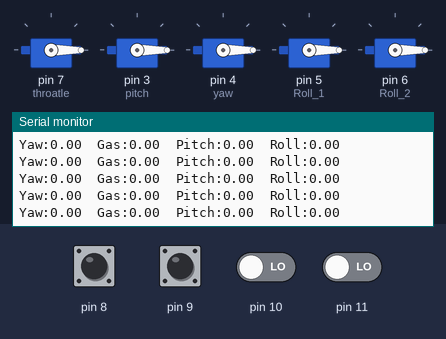
The sketch below on a simulated Arduino Uno, built with avr-gcc and run on an emulated ATmega328P. Parts: 5 × servo, the last lines printed to the serial monitor. Inputs (shaded band) come from the test bench; at power-on: pin 8–11 LOW.

Above: at 1.2 s.
1.3 s: pin 8 pulsed HIGH 2 times (0.12 s each, 0.3 s apart)
At 1.59 s:
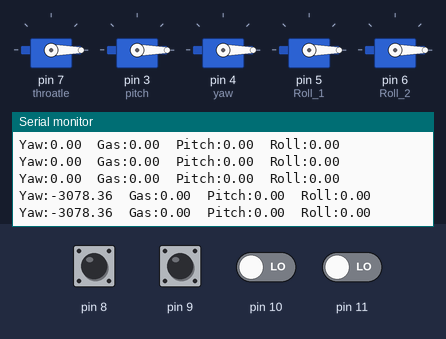
4.9 s: pin 9 pulsed HIGH 2 times (0.12 s each, 0.3 s apart)
At 5.15 s:
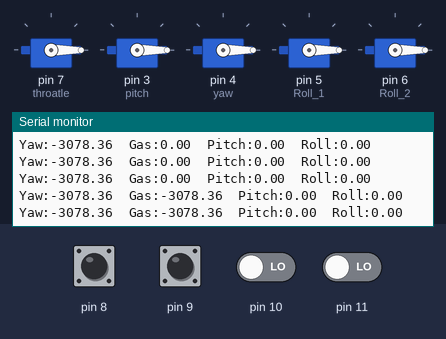

Measured:
- after the input at 1.3 s, the serial monitor: prints a new line after 0.22 s (image 1)
- after the input at 4.9 s, the serial monitor: prints a new line after 0.19 s (image 2)

The sketch:

Intial_testcode.ino
```cpp
#include <Servo.h>
//Declaring Variables
byte last_channel_1, last_channel_2, last_channel_3, last_channel_4;
int receiver_input_channel_1, receiver_input_channel_2, receiver_input_channel_3, receiver_input_channel_4;
unsigned long timer_1, timer_2, timer_3, timer_4;
int throatle = 7;
int pitch = 3;
int yaw = 4;
int Roll_1 = 5;
int Roll_2 = 6;

double throatle_value = 0;
double Roll_1_value = 0;
double Roll_2_value = 0;
double pitch_value = 0;
double yaw_value = 0;

Servo throatle_servo;
Servo pitch_servo;
Servo yaw_servo;
Servo Roll_1_servo;
Servo Roll_2_servo;

//Setup routine
void setup(){
  //Arduino (Atmega) pins default to inputs, so they don't need to be explicitly declared as inputs
  PCICR |= (1 << PCIE0);    // set PCIE0 to enable PCMSK0 scan
  PCMSK0 |= (1 << PCINT0);  // set PCINT0 (digital input 8) to trigger an interrupt on state change
  PCMSK0 |= (1 << PCINT1);  // set PCINT1 (digital input 9)to trigger an interrupt on state change
  PCMSK0 |= (1 << PCINT2);  // set PCINT2 (digital input 10)to trigger an interrupt on state change
  PCMSK0 |= (1 << PCINT3);  // set PCINT3 (digital input 11)to trigger an interrupt on state change
  Serial.begin(9600);
  throatle_servo.attach(throatle);
  pitch_servo.attach(pitch);
  yaw_servo.attach(yaw);
  Roll_1_servo.attach(Roll_1);
  Roll_2_servo.attach(Roll_2);
}

//Main program loop
void loop(){
  //print_signals();
  throatle_servo.write(int (throatle_value));
  pitch_servo.write(int(Roll_1_value));
  yaw_servo.write(int(Roll_2_value));
  Roll_1_servo.write(int(pitch_value));
  Roll_2_servo.write(int(yaw_value));

  Serial.print("Yaw:");
  Serial.print(yaw_value);

  Serial.print("  Gas:");
  Serial.print(throatle_value);

  Serial.print("  Pitch:");
  Serial.print(pitch_value);

  Serial.print("  Roll:");
  Serial.println(Roll_1_value);
}

//This routine is called every time input 8, 9, 10 or 11 changed state
ISR(PCINT0_vect){
  //Channel 1========================================= 8 -- Yaw
  if(last_channel_1 == 0 && PINB & B00000001 ){         //Input 8 changed from 0 to 1
    last_channel_1 = 1;                                 //Remember current input state
    timer_1 = micros();                                 //Set timer_1 to micros()
  }
  else if(last_channel_1 == 1 && !(PINB & B00000001)){  //Input 8 changed from 1 to 0
    last_channel_1 = 0;                                 //Remember current input state
    receiver_input_channel_1 = micros() - timer_1;      //Channel 1 is micros() - timer_1
    yaw_value = (receiver_input_channel_1 - 1000);
    yaw_value = (yaw_value / 1000) * 255;
  }
  //Channel 2========================================= 9 -- Gas
  if(last_channel_2 == 0 && PINB & B00000010 ){         //Input 9 changed from 0 to 1
    last_channel_2 = 1;                                 //Remember current input state
    timer_2 = micros();                                 //Set timer_2 to micros()
  }
  else if(last_channel_2 == 1 && !(PINB & B00000010)){  //Input 9 changed from 1 to 0
    last_channel_2 = 0;                                 //Remember current input state
    receiver_input_channel_2 = micros() - timer_2;      //Channel 2 is micros() - timer_2
    throatle_value = (receiver_input_channel_2 - 1000);
    throatle_value = (throatle_value / 1000) * 255;
  }
  //Channel 3========================================= 10 -- Pitch
  if(last_channel_3 == 0 && PINB & B00000100 ){         //Input 10 changed from 0 to 1
    last_channel_3 = 1;                                 //Remember current input state
    timer_3 = micros();                                 //Set timer_3 to micros()
  }
  else if(last_channel_3 == 1 && !(PINB & B00000100)){  //Input 10 changed from 1 to 0
    last_channel_3 = 0;                                 //Remember current input state
    receiver_input_channel_3 = micros() - timer_3;      //Channel 3 is micros() - timer_3
    pitch_value = (receiver_input_channel_3 - 1000);
    pitch_value = (pitch_value / 1000) * 255;
  }
  //Channel 4========================================= 11 -- Roll
  if(last_channel_4 == 0 && PINB & B00001000 ){         //Input 11 changed from 0 to 1
    last_channel_4 = 1;                                 //Remember current input state
    timer_4 = micros();                                 //Set timer_4 to micros()
  }
  else if(last_channel_4 == 1 && !(PINB & B00001000)){  //Input 11 changed from 1 to 0
    last_channel_4 = 0;                                 //Remember current input state
    receiver_input_channel_4 = micros() - timer_4;      //Channel 4 is micros() - timer_4
    Roll_1_value = (receiver_input_channel_4 - 1000);
    Roll_1_value = (Roll_1_value / 1000) * 255;
    Roll_2_value = 256 - Roll_1_value;
  }
}
//Subroutine for displaying the receiver signals
void print_signals(){
  Serial.print("Yaw:");
  if(receiver_input_channel_1 - 1480 < 0)Serial.print("<<<");
  else if(receiver_input_channel_1 - 1520 > 0)Serial.print(">>>");
  else Serial.print("-+-");
  Serial.print(receiver_input_channel_1);

  Serial.print("  Gas:");
  if(receiver_input_channel_2 - 1480 < 0)Serial.print("^^^");
  else if(receiver_input_channel_2 - 1520 > 0)Serial.print("vvv");
  else Serial.print("-+-");
  Serial.print(receiver_input_channel_2);

  Serial.print("  Pitch:");
  if(receiver_input_channel_3 - 1480 < 0)Serial.print("vvv");
  else if(receiver_input_channel_3 - 1520 > 0)Serial.print("^^^");
  else Serial.print("-+-");
  Serial.print(receiver_input_channel_3);

  Serial.print("  Roll:");
  if(receiver_input_channel_4 - 1480 < 0)Serial.print("<<<");
  else if(receiver_input_channel_4 - 1520 > 0)Serial.print(">>>");
  else Serial.print("-+-");
  Serial.println(receiver_input_channel_4);
}
```
